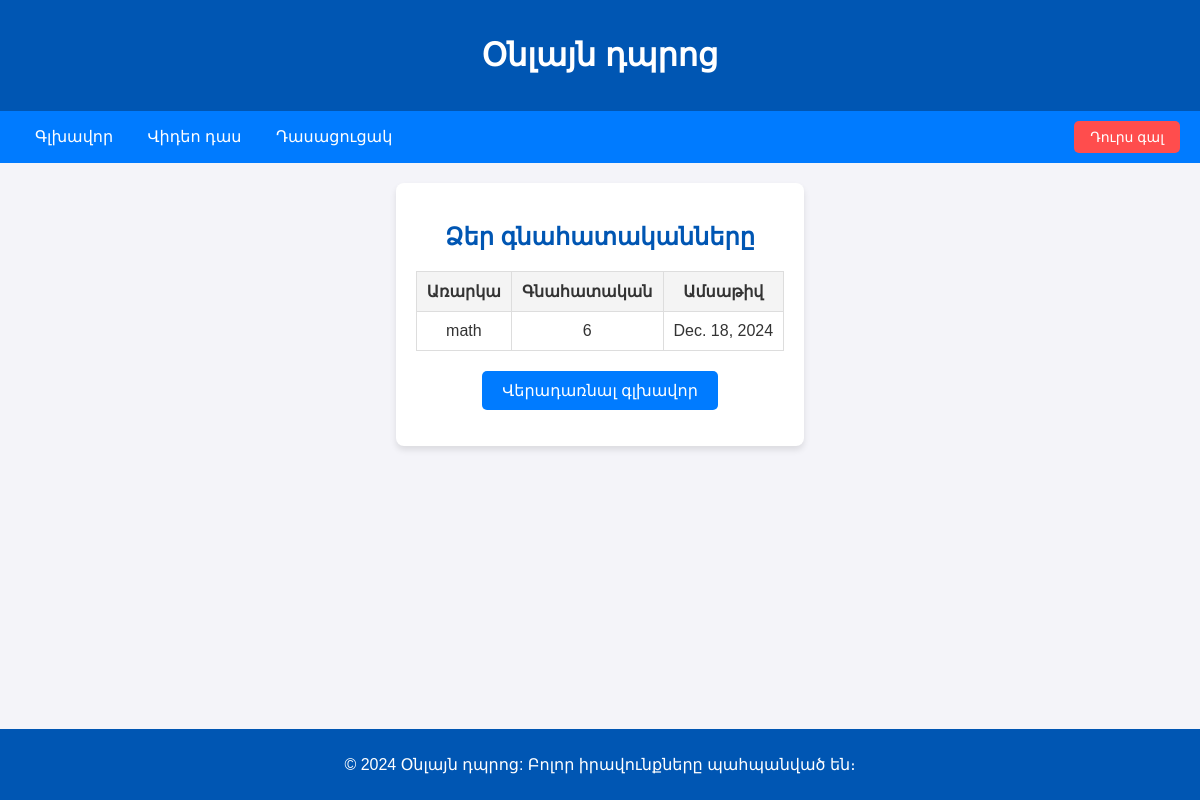
Page /grades/ (signed in) on the committed database.
### osSite/models.py (models this page shows, shortened)
class Grade(models.Model):
    student = models.ForeignKey(User, on_delete=models.CASCADE, related_name='grades', verbose_name="Ուսանող")
    teacher = models.ForeignKey(Teacher, on_delete=models.CASCADE, related_name='grades', null=True)
    subject = models.CharField(max_length=100, verbose_name="Առարկա")
    score = models.PositiveIntegerField(verbose_name="Գնահատական")
    date = models.DateField(auto_now_add=True, verbose_name="Ամսաթիվ")

### osSite/views.py (the view)
# urls.py: path('grades/', views.grades, name='grades'),
def grades(request):
    if request.user.is_authenticated:
        if hasattr(request.user, 'teacher'):
            return HttpResponseRedirect('/')
        else:
            grades = Grade.objects.filter(student=request.user)
            return render(request, 'osSite/grades.html', {'grades': grades})
    else:
        return HttpResponseRedirect('login')

### osSite/templates/osSite/grades.html (shortened to what this page needs)
<!DOCTYPE html>
<html lang="ru">
<head>
    <link rel="stylesheet" href="https://cdnjs.cloudflare.com/ajax/libs/font-awesome/6.0.0-beta3/css/all.min.css">
</head>
<body>
    <header>
        <h1>Օնլայն դպրոց</h1>
    </header>
    <nav>
        <div>
            {% if user.is_authenticated %}
                <a href="{% url 'home' %}">Գլխավոր</a>
                <a href="{% url 'video_lessons' %}2">Վիդեո դաս</a>
                <a href="{% url 'schedule' %}">Դասացուցակ</a>
            {% endif %}
        </div>
        <form method="post" action="{% url 'logout' %}">
            <button type="submit">Դուրս գալ</button>
        </form>
    </nav>
    <div class="container">
        <h2>Ձեր գնահատականները</h2>
        {% if grades %}
            <table>
                <thead>
                    <tr>
                        <th>Առարկա</th>
                        <th>Գնահատական</th>
                        <th>Ամսաթիվ</th>
                    </tr>
                </thead>
                <tbody>
                    {% for grade in grades %}
                        <tr>
                            <td>{{ grade.subject }}</td>
                            <td>{{ grade.score }}</td>
                            <td>{{ grade.date }}</td>
                        </tr>
                    {% endfor %}
                </tbody>
            </table>
        {% else %}
            <p>Դուք դեռ չունեք գնահատականներ.</p>
        {% endif %}
        <p><a class="button" href="{% url 'home' %}">Վերադառնալ գլխավոր</a></p>
    </div>
    <footer>
        <p>&copy; 2024 Օնլայն դպրոց: Բոլոր իրավունքները պահպանված են։</p>
    </footer>
</body>
</html>

### osSite/templates/osSite/grades.html (style rules this page uses)
body { font-family: 'Arial', sans-serif; margin: 0; padding: 0; background-color: #f4f4f9; color: #333; display: flex; flex-direction: column; min-height: 100vh; }
header { background-color: #0056b3; color: white; padding: 15px 20px; text-align: center; }
nav { display: flex; justify-content: space-between; align-items: center; background-color: #007bff; padding: 10px 20px; }
nav a { color: white; text-decoration: none; margin: 0 15px; font-size: 16px; }
.container { max-width: 800px; margin: 20px auto; padding: 20px; background: white; box-shadow: 0 4px 6px rgba(0, 0, 0, 0.1); border-radius: 8px; text-align: center; }
.container h2 { color: #0056b3; }
table { width: 100%; border-collapse: collapse; margin: 20px 0; }
table, th, td { border: 1px solid #ddd; }
th, td { padding: 10px; text-align: center; }
th { background-color: #f4f4f4; }
a { color: #007BFF; text-decoration: none; }
a.button { display: inline-block; padding: 10px 20px; background-color: #007bff; color: white; text-decoration: none; border-radius: 5px; font-size: 16px; transition: background-color 0.3s; }
footer { text-align: center; padding: 10px; background-color: #0056b3; color: white; margin-top: auto; }
nav form { margin: 0; }
nav form button { background-color: #ff4d4d; color: white; border: none; padding: 8px 16px; border-radius: 5px; cursor: pointer; font-size: 14px; }

### rows in the picture
Grade: subject "math", score "6", date "Dec. 18, 2024"
